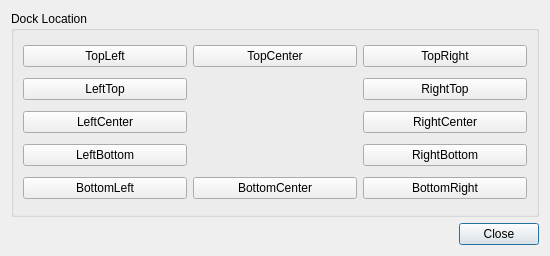
<?xml version="1.0" encoding="UTF-8"?>
<!--
  picklocation.ui
  Copyright (C) 2020-2025 MX Authors

  This file is part of mx-dockmaker and is licensed under the GPL v3 or later.
-->
<ui version="4.0">
 <class>PickLocation</class>
 <widget class="QDialog" name="PickLocation">
  <property name="geometry">
   <rect>
    <x>0</x>
    <y>0</y>
    <width>550</width>
    <height>256</height>
   </rect>
  </property>
  <property name="windowTitle">
   <string>Dialog</string>
  </property>
  <layout class="QGridLayout" name="gridLayout">
   <item row="0" column="0">
    <widget class="QGroupBox" name="groupSlit">
     <property name="enabled">
      <bool>true</bool>
     </property>
     <property name="title">
      <string>Dock Location</string>
     </property>
     <layout class="QGridLayout" name="gridLayout_3">
      <item row="0" column="1">
       <widget class="QPushButton" name="buttonTC">
        <property name="text">
         <string>TopCenter</string>
        </property>
        <property name="checkable">
         <bool>true</bool>
        </property>
        <property name="autoExclusive">
         <bool>true</bool>
        </property>
        <property name="autoDefault">
         <bool>false</bool>
        </property>
       </widget>
      </item>
      <item row="4" column="0">
       <widget class="QPushButton" name="buttonBL">
        <property name="text">
         <string>BottomLeft</string>
        </property>
        <property name="checkable">
         <bool>true</bool>
        </property>
        <property name="autoExclusive">
         <bool>true</bool>
        </property>
        <property name="autoDefault">
         <bool>false</bool>
        </property>
       </widget>
      </item>
      <item row="4" column="1">
       <widget class="QPushButton" name="buttonBC">
        <property name="text">
         <string>BottomCenter</string>
        </property>
        <property name="checkable">
         <bool>true</bool>
        </property>
        <property name="checked">
         <bool>false</bool>
        </property>
        <property name="autoExclusive">
         <bool>true</bool>
        </property>
        <property name="autoDefault">
         <bool>false</bool>
        </property>
       </widget>
      </item>
      <item row="0" column="0">
       <widget class="QPushButton" name="buttonTL">
        <property name="text">
         <string>TopLeft</string>
        </property>
        <property name="checkable">
         <bool>true</bool>
        </property>
        <property name="autoExclusive">
         <bool>true</bool>
        </property>
        <property name="autoDefault">
         <bool>false</bool>
        </property>
       </widget>
      </item>
      <item row="0" column="2">
       <widget class="QPushButton" name="buttonTR">
        <property name="text">
         <string>TopRight</string>
        </property>
        <property name="checkable">
         <bool>true</bool>
        </property>
        <property name="autoExclusive">
         <bool>true</bool>
        </property>
        <property name="autoDefault">
         <bool>false</bool>
        </property>
       </widget>
      </item>
      <item row="2" column="0">
       <widget class="QPushButton" name="buttonLC">
        <property name="text">
         <string>LeftCenter</string>
        </property>
        <property name="checkable">
         <bool>true</bool>
        </property>
        <property name="autoExclusive">
         <bool>true</bool>
        </property>
        <property name="autoDefault">
         <bool>false</bool>
        </property>
       </widget>
      </item>
      <item row="2" column="2">
       <widget class="QPushButton" name="buttonRC">
        <property name="text">
         <string>RightCenter</string>
        </property>
        <property name="checkable">
         <bool>true</bool>
        </property>
        <property name="autoExclusive">
         <bool>true</bool>
        </property>
        <property name="autoDefault">
         <bool>false</bool>
        </property>
       </widget>
      </item>
      <item row="4" column="2">
       <widget class="QPushButton" name="buttonBR">
        <property name="text">
         <string>BottomRight</string>
        </property>
        <property name="checkable">
         <bool>true</bool>
        </property>
        <property name="autoExclusive">
         <bool>true</bool>
        </property>
        <property name="autoDefault">
         <bool>false</bool>
        </property>
       </widget>
      </item>
      <item row="1" column="2">
       <widget class="QPushButton" name="buttonRT">
        <property name="text">
         <string>RightTop</string>
        </property>
        <property name="checkable">
         <bool>true</bool>
        </property>
        <property name="autoDefault">
         <bool>false</bool>
        </property>
       </widget>
      </item>
      <item row="1" column="0">
       <widget class="QPushButton" name="buttonLT">
        <property name="text">
         <string>LeftTop</string>
        </property>
        <property name="checkable">
         <bool>true</bool>
        </property>
        <property name="autoExclusive">
         <bool>true</bool>
        </property>
        <property name="autoDefault">
         <bool>false</bool>
        </property>
       </widget>
      </item>
      <item row="3" column="0">
       <widget class="QPushButton" name="buttonLB">
        <property name="text">
         <string>LeftBottom</string>
        </property>
        <property name="checkable">
         <bool>true</bool>
        </property>
        <property name="autoExclusive">
         <bool>true</bool>
        </property>
        <property name="autoDefault">
         <bool>false</bool>
        </property>
       </widget>
      </item>
      <item row="3" column="2">
       <widget class="QPushButton" name="buttonRB">
        <property name="text">
         <string>RightBottom</string>
        </property>
        <property name="checkable">
         <bool>true</bool>
        </property>
        <property name="autoExclusive">
         <bool>true</bool>
        </property>
        <property name="autoDefault">
         <bool>false</bool>
        </property>
       </widget>
      </item>
     </layout>
    </widget>
   </item>
   <item row="1" column="0">
    <widget class="QDialogButtonBox" name="buttonBox">
     <property name="orientation">
      <enum>Qt::Horizontal</enum>
     </property>
     <property name="standardButtons">
      <set>QDialogButtonBox::Close</set>
     </property>
    </widget>
   </item>
  </layout>
 </widget>
 <tabstops>
  <tabstop>buttonTL</tabstop>
  <tabstop>buttonTC</tabstop>
  <tabstop>buttonTR</tabstop>
  <tabstop>buttonLT</tabstop>
  <tabstop>buttonRT</tabstop>
  <tabstop>buttonLC</tabstop>
  <tabstop>buttonRC</tabstop>
  <tabstop>buttonLB</tabstop>
  <tabstop>buttonRB</tabstop>
  <tabstop>buttonBL</tabstop>
  <tabstop>buttonBC</tabstop>
  <tabstop>buttonBR</tabstop>
 </tabstops>
 <resources/>
 <connections>
  <connection>
   <sender>buttonBox</sender>
   <signal>accepted()</signal>
   <receiver>PickLocation</receiver>
   <slot>accept()</slot>
   <hints>
    <hint type="sourcelabel">
     <x>257</x>
     <y>246</y>
    </hint>
    <hint type="destinationlabel">
     <x>157</x>
     <y>274</y>
    </hint>
   </hints>
  </connection>
  <connection>
   <sender>buttonBox</sender>
   <signal>rejected()</signal>
   <receiver>PickLocation</receiver>
   <slot>reject()</slot>
   <hints>
    <hint type="sourcelabel">
     <x>325</x>
     <y>246</y>
    </hint>
    <hint type="destinationlabel">
     <x>286</x>
     <y>274</y>
    </hint>
   </hints>
  </connection>
 </connections>
</ui>
